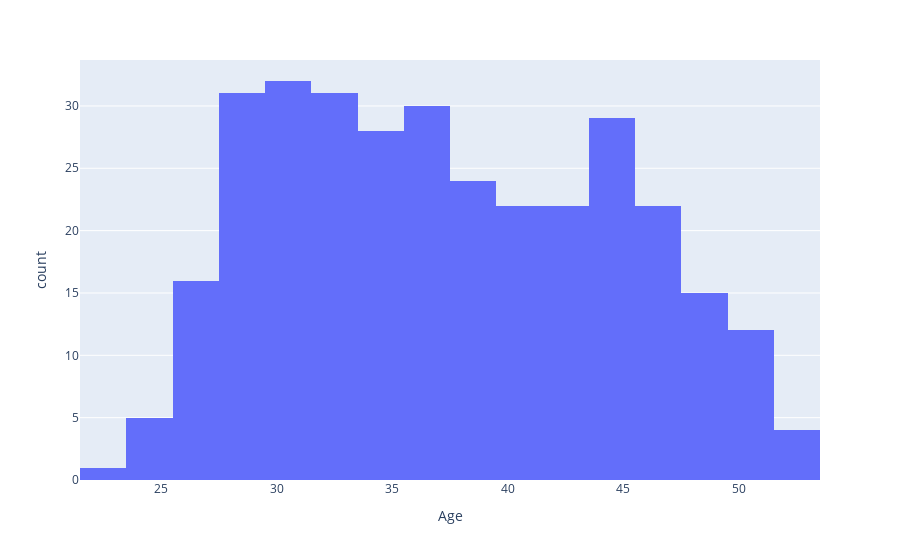

Write notebook code for a chart like this one.
### Code cell
age_distribution = px.histogram(df, x="Age")
age_distribution.show()

### Figure 1 — Plotly figure (JSON) as saved in the notebook; plotly's stock layout.template omitted (floating-point values rounded to 4 significant figures; data arrays with more than 128 entries replaced by an {"elided": "..."} marker saying what was removed)
{"data": [{"alignmentgroup": "True", "bingroup": "x", "hovertemplate": "Age=%{x}<br>count=%{y}<extra></extra>", "legendgroup": "", "marker": {"color": "#636efa", "pattern": {"shape": ""}}, "name": "", "offsetgroup": "", "orientation": "v", "showlegend": false, "type": "histogram", "x": {"elided": "324 int values"}, "xaxis": "x", "yaxis": "y"}], "layout": {"barmode": "relative", "legend": {"tracegroupgap": 0}, "margin": {"t": 60}, "xaxis": {"anchor": "y", "domain": [0, 1], "title": {"text": "Age"}}, "yaxis": {"anchor": "x", "domain": [0, 1], "title": {"text": "count"}}}}
